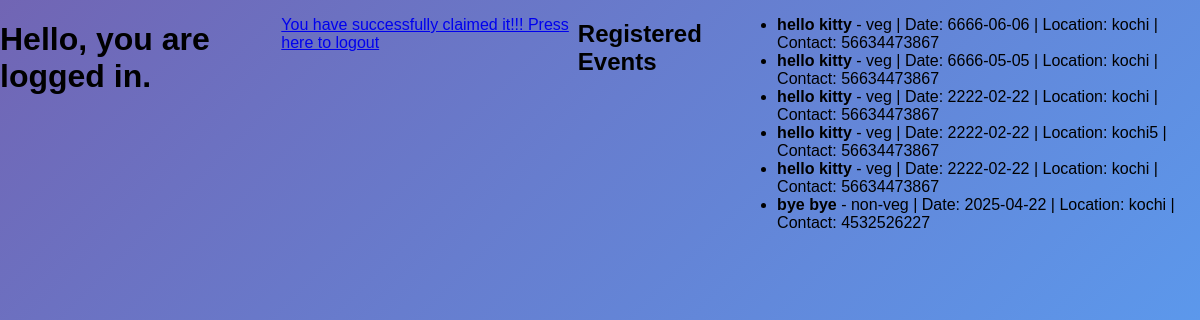
Page /dashboard (signed in) on the earlier database version.
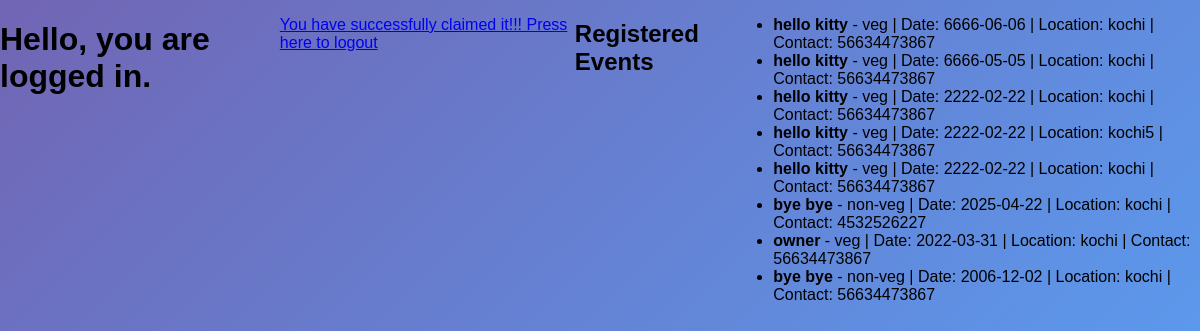
Same page on the later database version.
### app.py (models this page shows, shortened)
class Event(db.Model):
    id = db.Column(db.Integer, primary_key=True)
    event_name = db.Column(db.String(100), nullable=False)
    food_type = db.Column(db.String(50), nullable=False)
    event_date = db.Column(db.Date, nullable=False)
    location = db.Column(db.String(100), nullable=False)
    contact_info = db.Column(db.String(100), nullable=False)

### app.py (the view)
@app.route('/dashboard', methods=['GET', 'POST'])
@login_required
def dashboard():
    events = Event.query.all()
    return render_template('dashboard.html', events=events)

### app.py (called while the page is built)
@login_manager.user_loader
def load_user(user_id):
    return User.query.get(int(user_id))

### templates/dashboard.html (shortened to what this page needs)
<!DOCTYPE html>
<html lang="en">
<head>
    <link rel="stylesheet" href="{{ url_for('static', filename='style12.css') }}">
</head>
<body>
    <h1>Hello, you are logged in.</h1>
    <p><a href="{{ url_for('logout') }}">You have successfully claimed it!!! Press here to logout</a></p>
    <h2>Registered Events</h2>
    {% if events %}
        <ul>
            {% for event in events %}
                <li>
                    <strong>{{ event.event_name }}</strong> -
                    {{ event.food_type }} |
                    Date: {{ event.event_date }} |
                    Location: {{ event.location }} |
                    Contact: {{ event.contact_info }}
                </li>
            {% endfor %}
        </ul>
    {% else %}
        <p>No events have been registered yet.</p>
    {% endif %}
</body>
</html>

### static/style12.css (style rules this page uses)
body { font-family: Arial, sans-serif; margin: 0; padding: 0; height: 100vh; display: flex; background: linear-gradient(135deg, #7165b4, #55a8fd); }

Differences in the rows shown:
added Event: event_name "owner", food_type "veg", event_date "2022-03-31", location "kochi", contact_info "56634473867"
added Event: event_name "bye bye", food_type "non-veg", event_date "2006-12-02", location "kochi", contact_info "56634473867"
